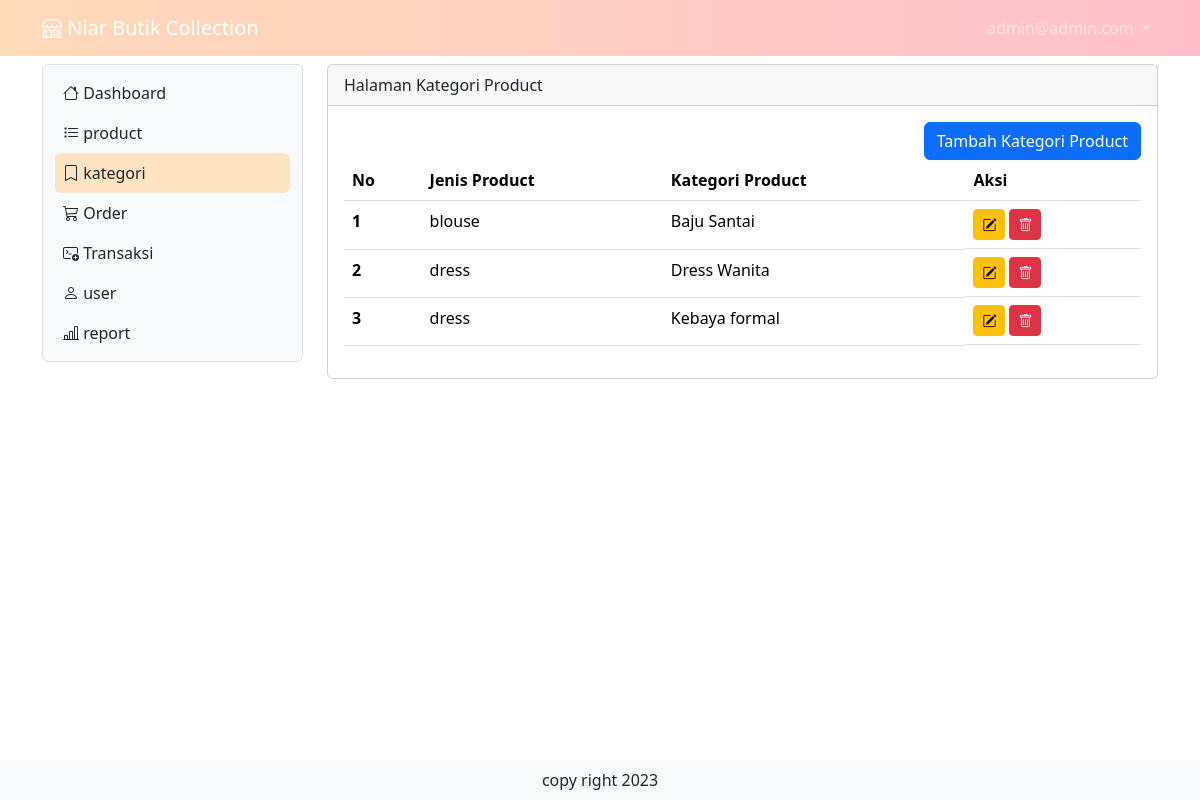
/kategori (signed in), run on the app's committed database.
### tables this page shows
CREATE TABLE IF NOT EXISTS `tb_user` (
  `id` int(11) NOT NULL AUTO_INCREMENT,
  `nama` varchar(200) DEFAULT NULL,
  `username` varchar(200) DEFAULT NULL,
  `password` varchar(200) DEFAULT NULL,
  `level` int(1) DEFAULT NULL,
  `nohp` varchar(15) DEFAULT NULL,
  `alamat` varchar(300) DEFAULT NULL,
  PRIMARY KEY (`id`)
);

CREATE TABLE IF NOT EXISTS `tb_kategori_product` (
  `id_kat_product` int(10) NOT NULL AUTO_INCREMENT,
  `jenis_product` int(10) DEFAULT NULL,
  `kategori_product` varchar(50) DEFAULT NULL,
  PRIMARY KEY (`id_kat_product`) USING BTREE
);

### kategori.php (the view, shortened to what this page needs)
<?php
include "proses/connect.php";
$query = mysqli_query($conn, "SELECT * FROM tb_kategori_product");
while ($record = mysqli_fetch_array($query)) {
    $result[] = $record;
}
?>
<div class="col-lg-9 mt-2">
    <div class="card">
        <div class="card-header">
            Halaman Kategori Product
        </div>
        <div class="card-body">
            <div class="row">
                <div class="col d-flex justify-content-end">
                    <button class="btn btn-primary" data-bs-toggle="modal" data-bs-target="#ModalTambahUser"> Tambah
                        Kategori Product</button>
                </div>
            </div>
                <?php
            if (empty($result)) {
                echo "Data user tidak ada";
            } else {
                ?>
                <div class="table-responsive">
                    <table class="table table-hover">
                        <thead>
                            <tr>
                                <th scope="col">No</th>
                                <th scope="col">Jenis Product</th>
                                <th scope="col">Kategori Product</th>
                                <th scope="col">Aksi</th>
                            </tr>
                        </thead>
                        <tbody>
                            <?php
                            $no = 1;
                            foreach ($result as $row) {
                                ?>
                                <tr>
                                    <th scope="row">
                                        <?php echo $no++ ?>
                                    </th>
                                    <td>
                                        <?php echo ($row['jenis_product']==1) ? "blouse" : "dress" ?>
                                    </td>
                                    <td>
                                        <?php echo $row['kategori_product'] ?>
                                    </td>
                                    <td class="d-flex">
                                        <button class="btn btn-warning btn-sm me-1" data-bs-toggle="modal"
                                            data-bs-target="#ModalEdit<?php echo $row['id_kat_product'] ?>"><i
                                                class="bi bi-pencil-square"></i></button>
                                        <button class="btn btn-danger btn-sm me-1" data-bs-toggle="modal"
                                            data-bs-target="#ModalDelete<?php echo $row['id_kat_product'] ?>"><i
                                                class="bi bi-trash"></i></button>
                                    </td>
                                </tr>
                                <?php
                            }
                            ?>
                        </tbody>
                    </table>
                </div>
                <?php
            }
            ?>
        </div>
    </div>
</div>

### header.php (shortened to what this page needs)
<nav class="navbar navbar-expand-lg navbar-dark sticky-top" id="grad1">
    <div class="container-lg">
        <a class="navbar-brand" href="."><i class="bi bi-shop"></i> Niar Butik Collection</a>
        <div class="collapse navbar-collapse justify-content-end" id="navbarNavDropdown">
            <ul class="navbar-nav">
                <li class="nav-item dropdown">
                    <a class="nav-link dropdown-toggle" href="#" role="button" data-bs-toggle="dropdown"
                        aria-expanded="false">
                        <?php echo $hasil['username']; ?>
                    </a>
                </li>
            </ul>
        </div>
    </div>
</nav>

### header.php (style rules this page uses)
#grad1 { background-color: peachpuff; background-image: linear-gradient(to right, rgba(255,0,0,0), rgb(255,192,203)); }

### data on the page
tb_user: username "admin@admin.com"
tb_kategori_product: jenis_product "blouse", kategori_product "Baju Santai"
tb_kategori_product: jenis_product "dress", kategori_product "Dress Wanita"
tb_kategori_product: jenis_product "dress", kategori_product "Kebaya formal"
